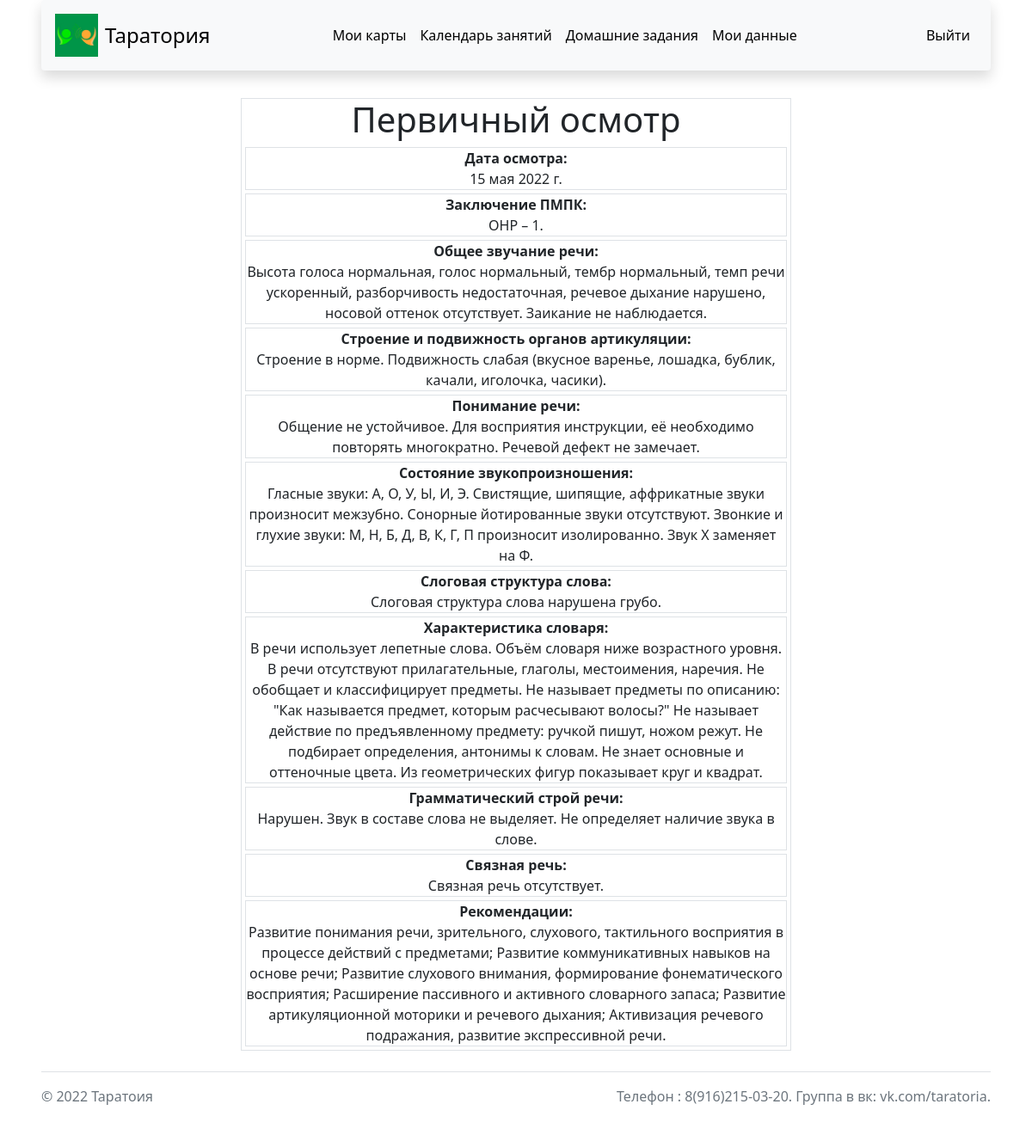
The app's page /crm/user_card/39 (signed in) with its own data.
### crm/models.py (models this page shows, shortened)
class Userinfo(models.Model):
    login = models.ForeignKey('auth.User', on_delete=models.CASCADE)
    card_name = models.CharField('Карта:',max_length=100)
    birthday = models.DateField('Дата осмотра:', blank=True, null=True)
    pmpk = models.TextField('Заключение ПМПК:', max_length=2000, blank=True)
    sound_of_speech = models.TextField('Общее звучание речи:', max_length=2000, blank=True)
    structure_and_mobility = models.TextField('Строение и подвижность органов артикуляции:', max_length=2000, blank=True)
    understanding = models.TextField('Понимание речи:', max_length=2000, blank=True)
    sound_state = models.TextField('Состояние звукопроизношения:', max_length=2000, blank=True)
    structure_of_the_word = models.TextField('Слоговая структура слова:', max_length=2000, blank=True)
    dictionary_feature = models.TextField('Характеристика словаря:', max_length=2000, blank=True)
    grammatical_structure = models.TextField('Грамматический строй речи:', max_length=2000, blank=True)
    connected_speech = models.TextField('Связная речь:', max_length=2000, blank=True)
    general_recommendations = models.TextField('Рекомендации:', max_length=2000, blank=True)
    class Meta:
        verbose_name = 'Информация о пользователе'
        verbose_name_plural = 'Информация о пользователях'

### crm/views.py (the view)
# urls.py: path('user_card/<int:pk>', views.UserCardDetails.as_view(), name='user_card_details'),
class UserCardDetails(DetailView):
    model = Userinfo
    template_name = 'crm/user_card_details.html'
    context_object_name = 'user_card_details'

### crm/templates/crm/user_card_details.html (shortened to what this page needs)
{% extends 'crm/sample.html' %}
{% load static %}
{% block content %}
    <div class="d-flex flex-wrap justify-content-center text-center mx-2">
        <div class="mt-2 text-center border" style="max-width: 80vh">
            {% if request.user.is_authenticated and request.user.username == 'speech' %}
                <h1 class="mb-2 text-center">{{ user_card_details.card_name }}</h1>
                 <div class="border mb-1 mx-1">
                     <p class="mb-2 mb-md-0 text-center fw-bolder">Дата осмотра:</p>
                     <p class="mb-2 mb-md-0 text-center">{{ user_card_details.birthday}}</p>
                 </div>
                 <div class="border mb-1 mx-1">
                     <p class="mb-2 mb-md-0 text-center fw-bolder">Заключение ПМПК:</p>
                     <p class="mb-2 mb-md-0 text-center">{{ user_card_details.pmpk}}</p>
                 </div>
                 <div class="border mb-1 mx-1">
                     <p class="mb-2 mb-md-0 text-center fw-bolder">Общее звучание речи:</p>
                     <p class="mb-2 mb-md-0 text-center">{{ user_card_details.sound_of_speech}}</p>
                 </div>
                 <div class="border mb-1 mx-1">
                     <p class="mb-2 mb-md-0 text-center fw-bolder">Строение и подвижность органов артикуляции:</p>
                     <p class="mb-2 mb-md-0 text-center">{{ user_card_details.structure_and_mobility}}</p>
                 </div>
                 <div class="border mb-1 mx-1">
                     <p class="mb-2 mb-md-0 text-center fw-bolder">Понимание речи:</p>
                     <p class="mb-2 mb-md-0 text-center">{{ user_card_details.understanding}}</p>
                 </div>
                 <div class="border mb-1 mx-1">
                     <p class="mb-2 mb-md-0 text-center fw-bolder">Состояние звукопроизношения:</p>
                     <p class="mb-2 mb-md-0 text-center">{{ user_card_details.sound_state}}</p>
                 </div>
                 <div class="border mb-1 mx-1">
                     <p class="mb-2 mb-md-0 text-center fw-bolder">Слоговая структура слова:</p>
                     <p class="mb-2 mb-md-0 text-center">{{ user_card_details.structure_of_the_word}}</p>
                 </div>
                 <div class="border mb-1 mx-1">
                     <p class="mb-2 mb-md-0 text-center fw-bolder">Характеристика словаря:</p>
                     <p class="mb-2 mb-md-0 text-center">{{ user_card_details.dictionary_feature}}</p>
                 </div>
                 <div class="border mb-1 mx-1">
                     <p class="mb-2 mb-md-0 text-center fw-bolder">Грамматический строй речи:</p>
                     <p class="mb-2 mb-md-0 text-center">{{ user_card_details.grammatical_structure}}</p>
                 </div>
                 <div class="border mb-1 mx-1">
                     <p class="mb-2 mb-md-0 text-center fw-bolder">Связная речь:</p>
                     <p class="mb-2 mb-md-0 text-center">{{ user_card_details.connected_speech}}</p>
                 </div>
                 <div class="border mb-1 mx-1">
                     <p class="mb-2 mb-md-0 text-center fw-bolder">Рекомендации:</p>
                     <p class="mb-2 mb-md-0 text-center">{{ user_card_details.general_recommendations}}</p>
                 </div>
                    <a href="{% url 'user_card_update' user_card_details.id %}" class="btn btn-warning mb-2">Обновить карту</a>
                    <a href="{% url 'user_card_delete' user_card_details.id %}" class="btn btn-warning mb-2">Удалить карту</a>
            {% elif request.user.is_authenticated %}
                <h1 class="mb-2 text-center">{{ user_card_details.card_name }}</h1>
                <div class="border mb-1 mx-1">
                    <p class="mb-2 mb-md-0 text-center fw-bolder">Дата осмотра:</p>
                    <p class="mb-2 mb-md-0 text-center">{{ user_card_details.birthday}}</p>
                </div>
                <div class="border mb-1 mx-1">
                    <p class="mb-2 mb-md-0 text-center fw-bolder">Заключение ПМПК:</p>
                    <p class="mb-2 mb-md-0 text-center">{{ user_card_details.pmpk}}</p>
                </div>
                <div class="border mb-1 mx-1">
                    <p class="mb-2 mb-md-0 text-center fw-bolder">Общее звучание речи:</p>
                    <p class="mb-2 mb-md-0 text-center">{{ user_card_details.sound_of_speech}}</p>
                </div>
                <div class="border mb-1 mx-1">
                    <p class="mb-2 mb-md-0 text-center fw-bolder">Строение и подвижность органов артикуляции:</p>
                    <p class="mb-2 mb-md-0 text-center">{{ user_card_details.structure_and_mobility}}</p>
                </div>
                <div class="border mb-1 mx-1">
                    <p class="mb-2 mb-md-0 text-center fw-bolder">Понимание речи:</p>
                    <p class="mb-2 mb-md-0 text-center">{{ user_card_details.understanding}}</p>
                </div>
                <div class="border mb-1 mx-1">
                    <p class="mb-2 mb-md-0 text-center fw-bolder">Состояние звукопроизношения:</p>
                    <p class="mb-2 mb-md-0 text-center">{{ user_card_details.sound_state}}</p>
                </div>
                <div class="border mb-1 mx-1">
                    <p class="mb-2 mb-md-0 text-center fw-bolder">Слоговая структура слова:</p>
                    <p class="mb-2 mb-md-0 text-center">{{ user_card_details.structure_of_the_word}}</p>
                </div>
                <div class="border mb-1 mx-1">
                    <p class="mb-2 mb-md-0 text-center fw-bolder">Характеристика словаря:</p>
                    <p class="mb-2 mb-md-0 text-center">{{ user_card_details.dictionary_feature}}</p>
                </div>
                <div class="border mb-1 mx-1">
                    <p class="mb-2 mb-md-0 text-center fw-bolder">Грамматический строй речи:</p>
                    <p class="mb-2 mb-md-0 text-center">{{ user_card_details.grammatical_structure}}</p>
                </div>
                <div class="border mb-1 mx-1">
                    <p class="mb-2 mb-md-0 text-center fw-bolder">Связная речь:</p>
                    <p class="mb-2 mb-md-0 text-center">{{ user_card_details.connected_speech}}</p>
                </div>
                <div class="border mb-1 mx-1">
                    <p class="mb-2 mb-md-0 text-center fw-bolder">Рекомендации:</p>
                    <p class="mb-2 mb-md-0 text-center">{{ user_card_details.general_recommendations}}</p>
                </div>
            {% else %}
                <div class="text-center">
                    <p>Авторизуйтесь чтобы увидеть эту страницу</p>
                    <a href="{% url 'login' %}" class="nav-link px-2 text-black text-center">Войти</a>
                </div>
            {% endif %}
        </div>
    </div>
{% endblock %}

### records on screen
Userinfo: card_name "Первичный осмотр", birthday "15 мая 2022 г.", pmpk "ОНР – 1.", sound_of_speech "Высота голоса нормальная, голос нормальный, тембр нормальный, темп речи ускоренный, разборчивость недостаточная, речевое дыхание нарушено, носовой оттенок отсутствует. Заикание не наблюдается.", structure_and_mobility "Строение в норме. Подвижность слабая (вкусное варенье, лошадка, бублик, качали, иголочка, часики).", understanding "Общение не устойчивое. Для восприятия инструкции, её необходимо повторять многократно. Речевой дефект не замечает.", sound_state "Гласные звуки: А, О, У, Ы, И, Э. Свистящие, шипящие, аффрикатные звуки произносит межзубно. Сонорные йотированные звуки отсутствуют. Звонкие и глухие звуки: М, Н, Б, Д, В, К, Г, П произносит изолированно. Звук Х заменяет на Ф.", structure_of_the_word "Слоговая структура слова нарушена грубо.", dictionary_feature "В речи использует лепетные слова. Объём словаря ниже возрастного уровня. В речи отсутствуют прилагательные, глаголы, местоимения, наречия. Не обобщает и классифицирует предметы. Не называет предметы по описанию: \"Как называется предмет, которым расчесывают волосы?\" Не называет действие по предъявленному предмету: ручкой пишут, ножом режут. Не подбирает определения, антонимы к словам. Не знает основные и оттеночные цвета. Из геометрических фигур показывает круг и квадрат.", grammatical_structure "Нарушен. Звук в составе слова не выделяет. Не определяет наличие звука в слове.", connected_speech "Связная речь отсутствует.", general_recommendations "Развитие понимания речи, зрительного, слухового, тактильного восприятия в процессе действий с предметами; Развитие коммуникативных навыков на основе речи; Развитие слухового внимания, формирование фонематического восприятия; Расширение пассивного и активного словарного запаса; Развитие артикуляционной моторики и речевого дыхания; Активизация речевого подражания, развитие экспрессивной речи."
